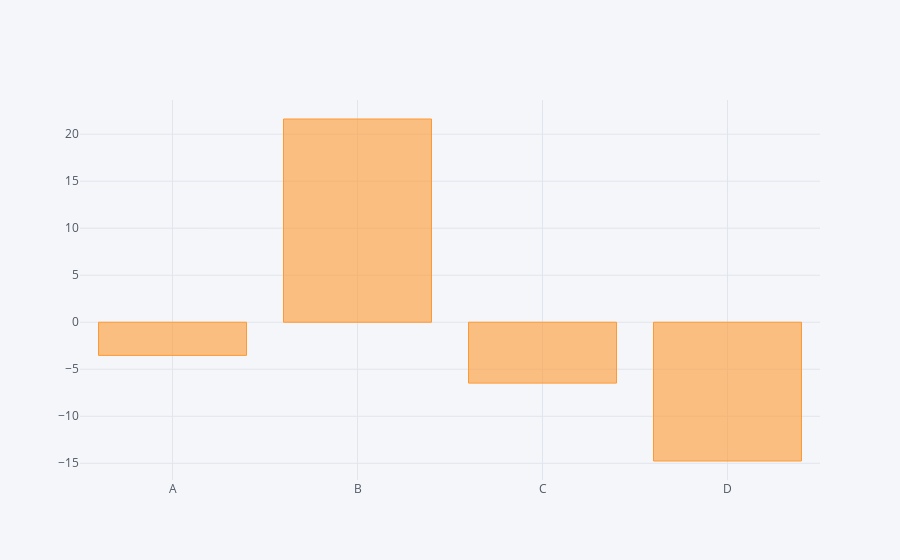

Notebook code for this chart:
### Code cell
df.sum().iplot(kind='bar')

### Figure 1 — Plotly figure (JSON) as saved in the notebook; plotly's stock layout.template omitted (floating-point values rounded to 4 significant figures)
{"data": [{"marker": {"color": "rgba(255, 153, 51, 0.6)", "line": {"color": "rgba(255, 153, 51, 1.0)", "width": 1}}, "name": "None", "orientation": "v", "text": "", "type": "bar", "uid": "ec3bc7b9-95a8-448c-bfd7-d033c43dec40", "x": ["A", "B", "C", "D"], "y": [-3.527, 21.62, -6.477, -14.76]}], "layout": {"legend": {"bgcolor": "#F5F6F9", "font": {"color": "#4D5663"}}, "paper_bgcolor": "#F5F6F9", "plot_bgcolor": "#F5F6F9", "title": {"font": {"color": "#4D5663"}}, "xaxis": {"gridcolor": "#E1E5ED", "showgrid": true, "tickfont": {"color": "#4D5663"}, "title": {"font": {"color": "#4D5663"}, "text": ""}, "zerolinecolor": "#E1E5ED"}, "yaxis": {"gridcolor": "#E1E5ED", "showgrid": true, "tickfont": {"color": "#4D5663"}, "title": {"font": {"color": "#4D5663"}, "text": ""}, "zerolinecolor": "#E1E5ED"}}}
